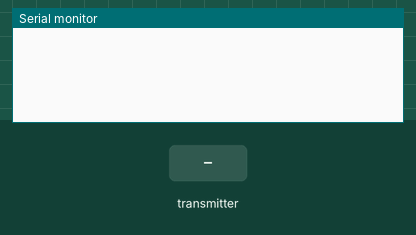
Simulated run of this sketch. Board: Seeed XIAO ESP32-C3. Parts: the last lines printed to the serial monitor. The test bench sets the inputs (shaded band).

Above: at 1.2 s.
1.3 s: the transmitter starts sending counter = 0
At 1.61 s:
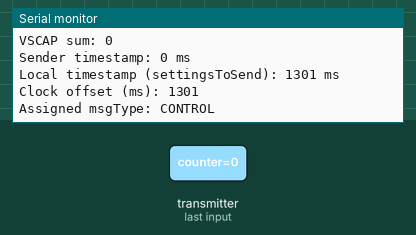
2.8 s: the transmitter starts sending counter = 4095
At 3.11 s:
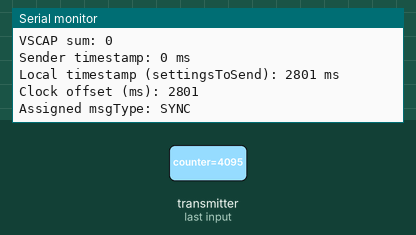

The sketch:

rx.ino
```cpp
// (licence header left out)
#include <WiFi.h>
#include <esp_now.h>
#include <esp_wifi.h>

// ===== CONFIG =====
#define CHANNEL 1  // ESP-NOW channel must match sender

// ===== MULTI-SENDER TABLE =====
#define MAX_SENDERS 50

typedef struct {
  uint8_t mac[6];

  uint32_t lastSeen;
  uint32_t lastCounter;

  uint16_t nextSleep;
  uint8_t setting1;
  uint8_t setting2;

  bool active;
} sender_t;

sender_t senders[MAX_SENDERS];
uint8_t lastMac[6];

// ===== DATA STRUCTS =====
typedef struct {
  uint32_t counter;
  uint16_t vscap_instant;
  uint16_t vscap_avg;
  uint16_t avg_samples;
  uint32_t lastAwakeTime;
  uint8_t wakeupReason;
  uint32_t vscap_sum;
  uint32_t timestamp;
  // NEW:
  float temperature;
  float humidity;
  uint8_t dhtStatus;
  uint8_t execDone;
  uint32_t execTimestamp;
} message_t;

typedef enum : uint8_t {
    MSG_SYNC,
    MSG_CONTROL
} msg_type_t;

typedef struct {
  uint8_t setting1;
  uint8_t setting2;
  uint16_t nextSleep;
  uint32_t timestamp;   // master timestamp
  msg_type_t msgType;
} settings_t;

// ===== INSTANCES =====
message_t msgReceived;

settings_t settingsToSend = {
  .setting1 = 42, //example
  .setting2 = 77, //example
  .nextSleep = 0,
  .timestamp = 0,
  .msgType = MSG_CONTROL
};

// ===== FLAGS =====
volatile bool msgReceivedFlag = false;


// ===== MULTI-SENDER HELPER FUNCTIONS =====
int findSender(const uint8_t *mac) {
  for (int i = 0; i < MAX_SENDERS; i++) {
    if (senders[i].active && memcmp(senders[i].mac, mac, 6) == 0) {
      return i;
    }
  }
  return -1;
}

int addSender(const uint8_t *mac) {
  for (int i = 0; i < MAX_SENDERS; i++) {
    if (!senders[i].active) {
      memcpy(senders[i].mac, mac, 6);
      senders[i].active = true;

      // default values
      senders[i].setting1 = 42;
      senders[i].setting2 = 77;
      senders[i].nextSleep = 0;

      return i;
    }
  }
  return -1;
}

void printMac(const uint8_t *mac) {
  for (int i = 0; i < 6; i++) {
    if (i > 0) Serial.print(":");
    Serial.printf("%02X", mac[i]);
  }
}

// ===== CALLBACK =====
void onReceive(const uint8_t *mac, const uint8_t *data, int len) {

  if (len == sizeof(message_t)) {
    memcpy(&msgReceived, data, sizeof(message_t));
    msgReceivedFlag = true;

// ===== FIND OR CREATE SENDER =====
    int idx = findSender(mac);
    if (idx < 0) {
      idx = addSender(mac);
    }
    if (idx < 0) return; // no space

    // ===== UPDATE STATE =====
    uint32_t now = millis();

    //senders[idx].lastSeen = millis();
    senders[idx].lastCounter = msgReceived.counter;

    // ===== SCHEDULING / PRIORITIZATION EXAMPLES =====

    // Example 1: low voltage → longer sleep
    if (msgReceived.vscap_instant < 100) {
      senders[idx].nextSleep = 30;
    }

    // Example 2: too frequent messages → slow down
    if (now - senders[idx].lastSeen < 2000) {
      senders[idx].nextSleep = 10;
    }

    senders[idx].lastSeen = now;

    // ===== PREPARE INDIVIDUAL RESPONSE =====
    settingsToSend.setting1 = senders[idx].setting1;
    settingsToSend.setting2 = senders[idx].setting2;
    settingsToSend.nextSleep = senders[idx].nextSleep;

    // cycle 3 SYNC messages and 1 CONTROL message
    if ((msgReceived.counter % 4) == 0) {
      settingsToSend.msgType = MSG_CONTROL;
    } else {
      settingsToSend.msgType = MSG_SYNC;
    }

    settingsToSend.timestamp = millis();


    // --- TEMPORARY PEER ADD ---
    esp_now_peer_info_t peer = {};
    memcpy(peer.peer_addr, mac, 6);
    peer.channel = CHANNEL;
    peer.encrypt = false;

    memcpy(lastMac, mac, 6);

    if (esp_now_add_peer(&peer) != ESP_OK) return;

    // --- SEND RESPONSE ---
    esp_now_send(mac, (uint8_t*)&settingsToSend, sizeof(settingsToSend));

    // --- REMOVE PEER IMMEDIATELY ---
    esp_now_del_peer(mac);
  }
}

// ===== SETUP =====
void setup() {
  Serial.begin(115200);

  WiFi.mode(WIFI_STA);
  esp_wifi_set_channel(CHANNEL, WIFI_SECOND_CHAN_NONE);

  if (esp_now_init() != ESP_OK) {
    Serial.println("ESP-NOW init failed");
    while (true);
  }

  esp_now_register_recv_cb(onReceive);
}

// ===== LOOP =====
void loop() {


  if (msgReceivedFlag) {
    msgReceivedFlag = false;


    Serial.println("==== Received from sender ====");
    Serial.print("Sender MAC: ");
    printMac(lastMac);
    Serial.println();

    Serial.printf("Counter: %u\n", msgReceived.counter);
    Serial.printf("VSCAP instant: %u\n", msgReceived.vscap_instant);
    Serial.printf("VSCAP avg: %u\n", msgReceived.vscap_avg);
    Serial.printf("Avg samples: %u\n", msgReceived.avg_samples);
    Serial.printf("Last awake ms: %u\n", msgReceived.lastAwakeTime);
    Serial.printf("Wakeup reason: %u\n", msgReceived.wakeupReason);
    Serial.printf("VSCAP sum: %u\n", msgReceived.vscap_sum);

    // Timestamp debug
    // Print timestamp from sender and local timestamp
    Serial.printf("Sender timestamp: %u ms\n", msgReceived.timestamp);
    Serial.printf("Local timestamp (settingsToSend): %u ms\n", settingsToSend.timestamp);

    int32_t offset = (int32_t)settingsToSend.timestamp - (int32_t)msgReceived.timestamp;
    Serial.print("Clock offset (ms): ");
    Serial.println(offset);
    Serial.printf("Assigned msgType: %s\n",
      (settingsToSend.msgType == MSG_CONTROL) ? "CONTROL" : "SYNC");
    Serial.println();

    if (msgReceived.execDone) {
      Serial.printf("Temp: %.2f\n", msgReceived.temperature);
      Serial.printf("Humidity: %.2f\n", msgReceived.humidity);
      Serial.printf("DHT status: %u\n", msgReceived.dhtStatus);
      Serial.printf("Exec timestamp: %u\n", msgReceived.execTimestamp);
      Serial.println();
    }
  }

  //Cleanup inactive senders (optional)
  for (int i = 0; i < MAX_SENDERS; i++) {
    if (senders[i].active && (millis() - senders[i].lastSeen > 360000000)) {
      senders[i].active = false; // remove after 100 hour inactivity
    }
}


}
```

Measured:
- after the input at 1.3 s, the serial monitor: prints a new line at once (image 1)
- after the input at 2.8 s, the serial monitor: prints a new line at once (image 2)
